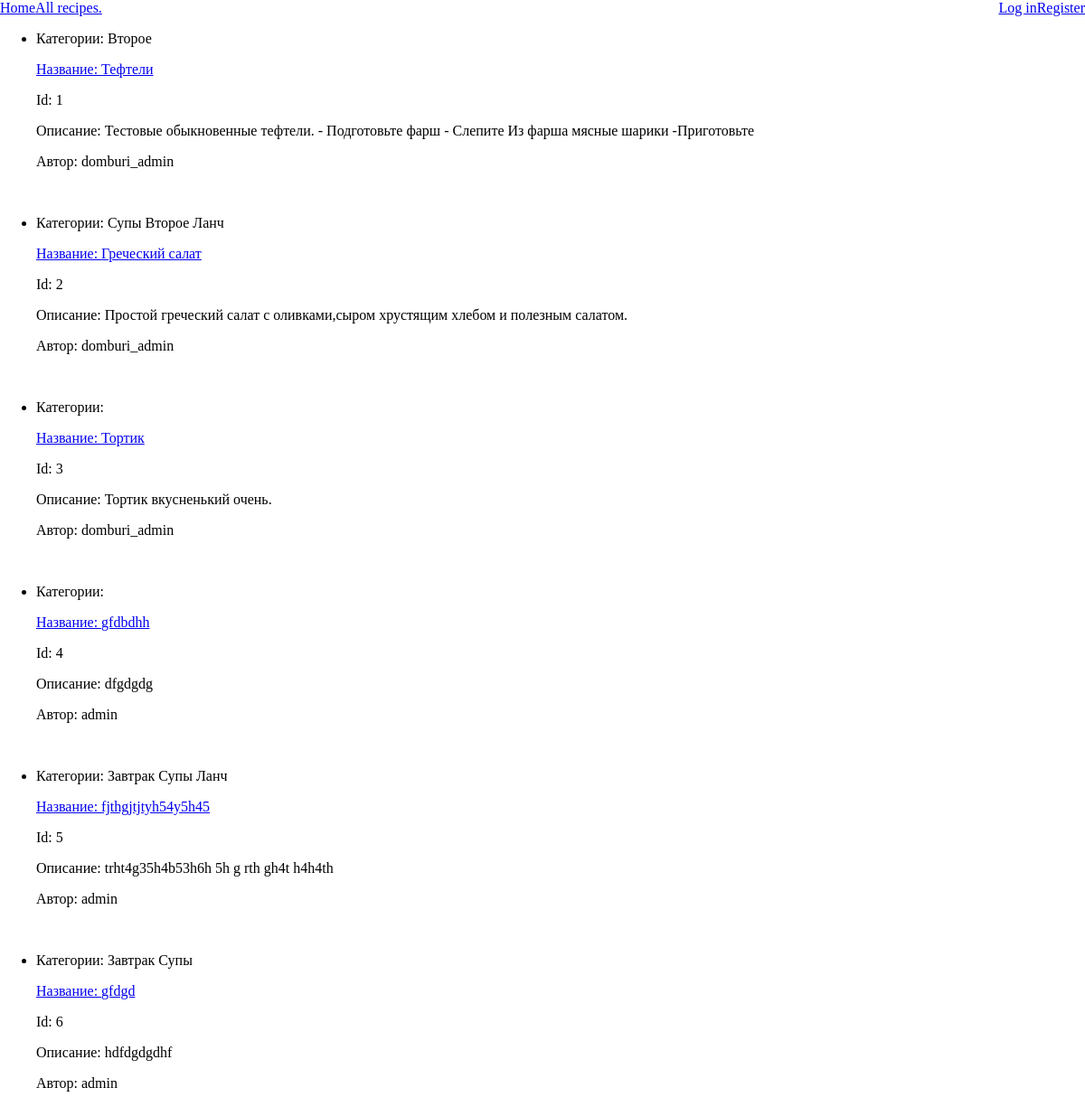
Screenshot of /recipes/recipes/ with the database file from the repository.
### recipes/models.py (models this page shows, shortened)
class Recipe(models.Model):
    name = CharField(max_length=40, null=False)
    description = TextField(max_length=2000, null=False, blank=True)
    cooking_steps = IntegerField(default=1)
    cooking_time = IntegerField(default=5)
    image = ImageField(null=True, blank=True)
    author = ForeignKey(User, on_delete=models.CASCADE, related_name='recipe')
    categories = ManyToManyField("Category", related_name='recipes')
    class Meta:
        ordering = ['pk']

class Category(models.Model):
    name = CharField(null=False, max_length=30)
    description = TextField(max_length=200, null=False, blank=True)

### recipes/views.py (the view)
# urls.py: path("recipes/", RecipeListView.as_view(), name='recipes_list'),
class RecipeListView(ListView):
    queryset = Recipe.objects.select_related('author') \
        .prefetch_related('categories') \
        .all()
    context_object_name = 'recipes'
    template_name = 'recipes/recipes.html'
    paginate_by = 6

### recipes/templates/recipes/recipes.html (shortened to what this page needs)
{% extends "./base.html" %}
{% block body %}
<div>
    {% if recipes %}
    <ul>
        {% for recipe in recipes %}
        <li>
            {% if recipe.categories %}
            <p>
                Категории:
                {% for category in recipe.categories.all %}
                {{ category.name }}
                {% endfor %}
            </p>
            {% endif %}
            <p><a href="{% url 'recipes:recipe_detail' recipe.pk %}">
                Название: {{ recipe.name }}</a></p>
            <p>Id: {{ recipe.pk }}</p>
            <p>Описание: {{ recipe.description }}</p>
            <p>Автор: {{ recipe.author }}</p>
        </li>
        <br>
        {% endfor %}
    </ul>
    {% else %}
    <span>No data here yet.</span>
    {% endif %}
</div>
{% endblock %}

### recipes/templates/recipes/base.html (style rules this page uses)
body, html { margin: 0; padding: 0; font-size: 20 px; }

### rows the page displays
Recipe: name "Тефтели", pk "1", description "Тестовые обыкновенные тефтели. - Подготовьте фарш - Слепите Из фарша мясные шарики -Приготовьте", author "domburi_admin"
Category: name "Второе"
Recipe: name "Греческий салат", pk "2", description "Простой греческий салат с оливками,сыром хрустящим хлебом и полезным салатом.", author "domburi_admin"
Category: name "Супы"
Category: name "Ланч"
Recipe: shows "Категории:", name "Тортик", pk "3", description "Тортик вкусненький очень.", author "domburi_admin"
Recipe: shows "Категории:", name "gfdbdhh", pk "4", description "dfgdgdg", author "admin"
Recipe: name "fjthgjtjtyh54y5h45", pk "5", description "trht4g35h4b53h6h 5h g rth gh4t h4h4th", author "admin"
Category: name "Завтрак"
Recipe: name "gfdgd", pk "6", description "hdfdgdgdhf", author "admin"
